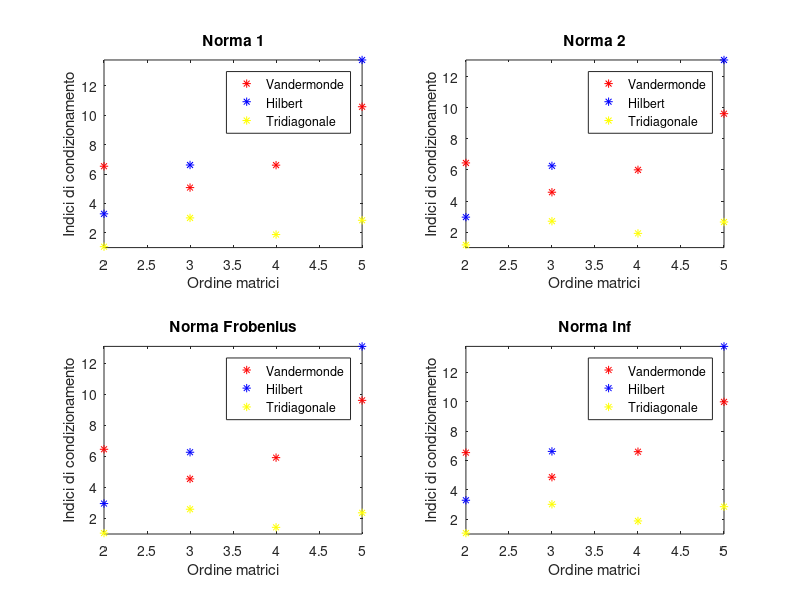

Write MATLAB code to recreate this figure.
n = input("Inserisci ordine massimo: ")

%Inizializza matrice 4 * 3.
%A ogni riga corrisponde una norma, a ogni colonna il tipo di matrice.
%Ogni cella è un array di n-1 componenti che contiene l'indice di 
%di condizionamento di una matrice di ordine diverso
empty = zeros(1,n-1);
conds = {   empty, empty, empty;
            empty, empty, empty;
            empty, empty, empty;
            empty, empty, empty;};
        
for z = 2:n
    %Inizializza a ogni ciclo le tre matrici e le mette in un vettore
    r1 = rand(z, 1);
    V = vander(r1);
    H = hilb(z);

    r2 = rand((z-1), 1);
    D = diag(r1) + diag(r2, +1) + diag(r2, -1);
    
    M = {V, H, D};
    for j= 1:3
        conds{1,j}(z-1) = norm(inv(M{j}), 1)*norm(M{j}, 1);
		conds{3,j}(z-1) = norm(inv(M{j}), 2)*norm(M{j}, 2);		
		conds{2,j}(z-1) = norm(inv(M{j}), "fro")*norm(M{j}, "fro");
		conds{4,j}(z-1) = norm(inv(M{j}), "Inf")*norm(M{j}, "Inf");
    end
    
end

display("Norm 1")
    for j = 1:3
        conds{1,j}
    end

display("Norm 2")
    for j = 1:3
        conds{2,j}
    end
    
display("Norm Frobenius")
    for j = 1:3
        conds{3,j}
    end
    
display("Norm Inf")
    for j = 1:3
        conds{4,j}
    end
    
range = 2:n
figure(1);
plot(range,log(conds{1,1}), "r*");
hold on
plot(range,log(conds{1,2}), "b*");
plot(range,log(conds{1,3}), "y*");
legend('Vandermonde','Hilbert','Tridiagonale')
xlim([2,n])
ylim([1,log(max(max(cat(3, conds{1,1}, conds{1,2}, conds{1,3}))))])
ylabel("Indici di condizionamento");
xlabel("Ordine matrici");

for i=1:4
    subplot(2,2,i);
    plot(range,log(conds{i,1}), "r*");
    hold on
    plot(range,log(conds{i,2}), "b*");
    plot(range,log(conds{i,3}), "y*");
    legend('Vandermonde','Hilbert','Tridiagonale')
    xlim([2,n])
    ylim([1,log(max(max(cat(3, conds{i,1}, conds{i,2}, conds{i,3}))))])
    ylabel("Indici di condizionamento");
    xlabel("Ordine matrici");
    if i == 1
        title("Norma 1")
    elseif i==2
        title("Norma 2")
    elseif i==3
        title("Norma Frobenius")
    else
        title("Norma Inf")
   
    end
end

